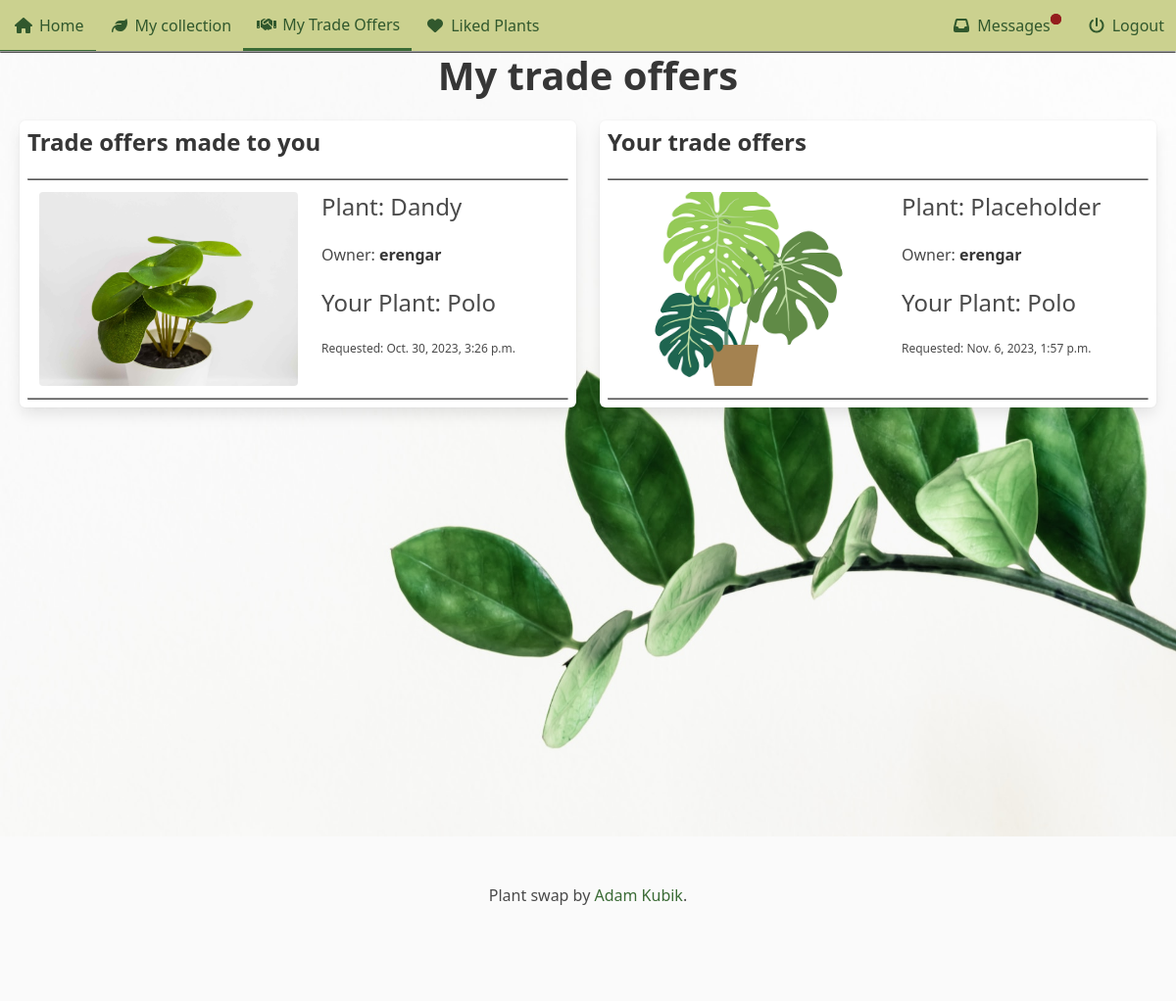
Before: /accounts/trades/ (signed in) with the older database file.
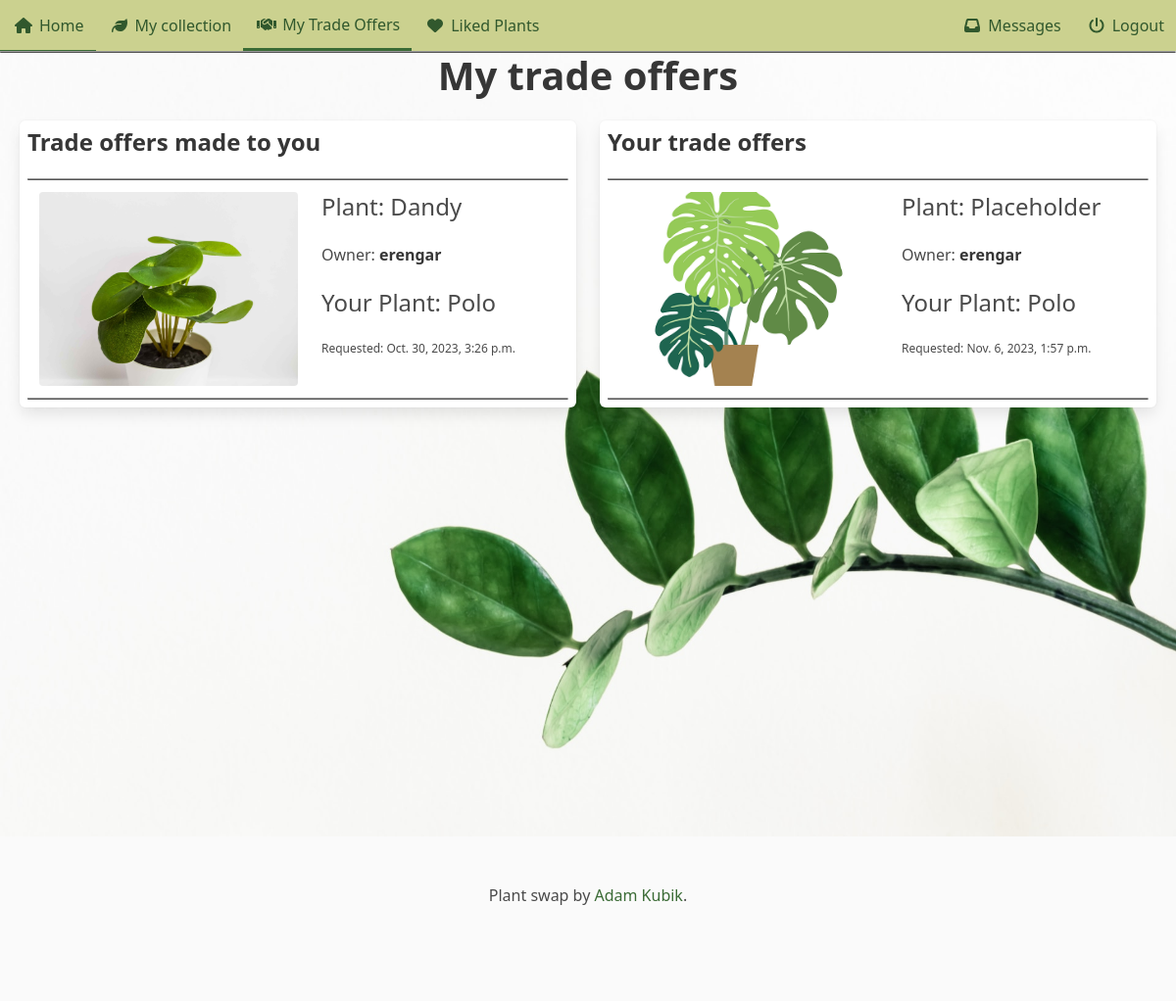
After: the same page with the newer database file.
### accounts/models.py (models this page shows, shortened)
class Message(models.Model):
    subject = models.CharField(max_length=32)
    body = models.TextField(max_length=500)
    sender = models.ForeignKey(settings.AUTH_USER_MODEL, on_delete=models.DO_NOTHING, related_name='sent_messages', null=True, blank=True)
    sender_string = models.CharField(max_length=32)
    receiver = models.ForeignKey(settings.AUTH_USER_MODEL, on_delete=models.DO_NOTHING, related_name='received_messages', null=True, blank=True)
    receiver_string = models.CharField(max_length=32)
    date_sent = models.DateTimeField(auto_now_add=True, max_length=32)
    read = models.BooleanField(default=False)
    slug_subject = models.SlugField(max_length=64, blank=True)

### plant_collection/models.py (models this page shows, shortened)
class Trade(models.Model):
    plant_offered = models.ForeignKey(
        Plant, on_delete=models.CASCADE, related_name="trades_offered"
    )
    plant_requested = models.ForeignKey(
        Plant, on_delete=models.CASCADE, related_name="trades_requested"
    )
    initiator = models.ForeignKey(
        settings.AUTH_USER_MODEL,
        on_delete=models.CASCADE,
        related_name="trades_initiated",
    )
    recipient = models.ForeignKey(
        settings.AUTH_USER_MODEL,
        on_delete=models.CASCADE,
        related_name="trades_received",
    )
    accepted = models.BooleanField(null=True, blank=True)
    offered_finalized = models.BooleanField(default=False)
    requested_finalized = models.BooleanField(default=False)
    finalized = models.BooleanField(default=False)
    created = models.DateTimeField(auto_now_add=True, null=True, blank=True)
    class Meta:
        unique_together = ["plant_offered", "plant_requested"]

class Plant(models.Model):
    nick_name = models.CharField(
        max_length=64, validators=[MinLengthValidator(3)], unique=True
    )
    created = models.DateTimeField(auto_now_add=True, null=True, blank=True)
    updated = models.DateTimeField(auto_now=True, null=True, blank=True)
    species = models.ForeignKey(
        Species, on_delete=models.SET_NULL, blank=True, null=True, related_name="plants"
    )
    owner = models.ForeignKey(
        settings.AUTH_USER_MODEL, on_delete=models.CASCADE, related_name="plants"
    )
    slug = models.SlugField(default="bugged-plant")
    for_trade = models.BooleanField(default=False)
    likes = models.ManyToManyField(User, related_name="liked")
    location = models.CharField(max_length=24, blank=True, null=True, default=None, help_text="City, State")
    content = models.TextField(blank=True, null=True, default=None)
    def __str__(self):
        return self.nick_name

class Image(models.Model):
    plant = models.ForeignKey(Plant, on_delete=models.CASCADE, related_name="picture")
    image = models.ImageField(upload_to="pics")

### accounts/views.py (the view)
# urls.py: path('trades/', views.trades_view.as_view(), name='trades'),
class trades_view(LoginRequiredMixin, generic.View):
    template_name = 'accounts/offers.html'
    def get(self, request):
        req = Trade.objects.filter(recipient=request.user, finalized=False)
        offered = Trade.objects.filter(initiator=request.user, finalized=False)
        context = {'offers':offered, 'requests':req}
        return render(request, self.template_name, context)

### accounts/templates/accounts/offers.html (shortened to what this page needs)
{% extends "base.html" %}
{% load static %}
{% block header %}
<link rel="stylesheet" href="{% static "plant_collection/css/divider.css" %}">
<link rel="stylesheet" href="{% static "plant_collection/css/trade_offers.css" %}">
{% endblock %}
{% block content %}
<h1 class='title is-size-1-widescreen is-size-2-desktop is-size-3-touch has-text-centered'>My trade offers</h1>
{% include "plant_collection/assets/trades_columns.html" %}
{% endblock content %}

### plant_collection/templates/base.html (shortened to what the changed rows need)
<!DOCTYPE html>
<html lang="en">
<head>
    {% load static %}
    <link rel="stylesheet" href="{% static "plant_collection/css/base.css" %}">
    <link rel="stylesheet" href="{% static 'plant_collection/css/hover.css' %}">
    <link rel="stylesheet" href="{% static 'plant_collection/css/divider.css' %}">
    <link rel="stylesheet" href="{% static 'plant_collection/css/coloring.css' %}">
    <link rel="stylesheet" href="{% static 'plant_collection/css/message_dot.css' %}">
    <link rel="stylesheet" href="{% static 'plant_collection/css/more_base.css' %}">
    <link rel="stylesheet" href="{% static 'plant_collection/css/object_fit.css' %}">
    {% block header %}{% endblock header %}
</head>
<body>
    <div style='position: sticky; top:0px; z-index: 2;'>
        <nav class='navbar sage-green'>
            <div class='navbar-menu sage-green' id="navMenu">
                <div class='navbar-end'>
                    {% if user.is_authenticated %}
                    <a href="{% url 'accounts:messages' %}" class='navbar-item forest-green is-tab'>
                        <span class="icon-text"><span class="icon"><img src="{% static 'plant_collection/icons/inbox.svg' %}" ></span><span>Messages</span>
                            {% for message in user.received_messages.all %}
                            {% if message.read == False %}
                            <span class='dot-container'>
                                <span class='dot'></span>
                            </span>
                            {% endif %}
                            {% endfor %}
                        </span>
                    </a>
                    {% endif %}
                </div>
            </div>
        </nav>
    </div>
    <main class='back-image' style='min-height:100vh; overflow:hidden;'>
        {% block content %}
        {% endblock %}
    </main>
</body>
</html>

### plant_collection/templates/plant_collection/assets/trades_columns.html
{% load static %}
<div class='columns mx-2'>
    <div class='column is-6'>
        <div class='box'>
            <div class='columns is-multiline'>
                <h2 class='title is-size-3-widescreen is-size-4-desktop is-size-4-touch'>Trade offers made to you</h2>
                {% for req in requests %}
                <div class="divider"></div>
                <div class='column is-12 is-narrow trade-offer'>
                    <a href="{% url 'accounts:trade' pk=req.pk %}">
                        <div class='columns is-gapless'>
                            <div class='column is-4-widescreen is-6-desktop is-6-tablet'>
                                {% if req.plant_offered.picture.all %}
                                    <div class='card-image'>
                                        {% if req.plant_offered.thumbnail %}
                                        <figure class='image is-4by3'>
                                            <img src="{{ req.plant_offered.thumbnail.image.image.url }}" alt="Picture of a plant" class='cover'>
                                        </figure>
                                        {% else %}
                                        <figure class='image is-4by3'>
                                            <img src="{{ req.plant_offered.picture.all.0.image.url }}" alt="Picture of a plant" class='cover'>
                                        </figure>
                                        {% endif %}
                                    </div>
                                {% else %}
                                    <div class='card-image'>
                                        <figure class='image is-4by3'>
                                            <img src="{% static 'plant_collection/placeholder-plant.png' %}" alt="Picture of a plant" class='cover'>
                                        </figure>
                                    </div>
                                {% endif %}
                            </div>
                            <div class='column is-8-widescreen is-6-desktop is-6-tablet'>
                                <div class='card-content'>
                                    <h2 class='subtitle is-size-4-desktop is-size-5-touch'>Plant: {{req.plant_offered.nick_name}}</h2>
                                    <h3 class='subtitle is-size-6-desktop is-size-6-touch'>Owner: <strong>{{req.plant_offered.owner}}</strong></h3>
                                    {% if 'trades' in request.path %}
                                    <h2 class='subtitle is-size-4-desktop is-size-5-touch'>Your Plant: {{req.plant_requested}}</h2>
                                    {% endif %}
                                    <h4 class='subtitle is-size-7'>Requested: {{req.plant_offered.created}}</h4>
                                </div>
                            </div>
                        </div>
                    </a>
                </div>
                {% empty %}
                <div class="divider"></div>
                <div class='column is-12 is-narrow'>
                    You have received no trade offers.
                </div>
                {% endfor %}
                <div class="divider"></div>
            </div>
        </div>
    </div>
    <div class='column is-6'>
        <div class='box'>
            <div class='columns is-multiline'>
                <h2 class='title is-size-3-widescreen is-size-4-desktop is-size-4-touch'>Your trade offers</h2>
                {% for offer in offers %}
                <div class="divider"></div>
                <div class='column is-12 is-narrow trade-offer'>
                    <a href="{% url 'accounts:trade' pk=offer.pk %}">
                        <div class='columns is-gapless'>
                            <div class='column is-4-widescreen is-6-desktop is-6-tablet'>
                                {% if offer.plant_requested.picture.all %}
                                <div class='card-image'>
                                    {% if offer.plant_requested.thumbnail %}
                                    <figure class='image is-4by3'>
                                        <img src="{{ offer.plant_requested.thumbnail.image.image.url }}" alt="Picture of a plant" class='cover'>
                                    </figure>
                                    {% else %}
                                    <figure class='image is-4by3'>
                                        <img src="{{ offer.plant_requested.picture.all.0.image.url }}" alt="Picture of a plant" class='cover'>
                                    </figure>
                                    {% endif %}
                                </div>
                                {% else %}
                                <div class='card-image'>
                                    <figure class='image is-4by3'>
                                        <img src="{% static 'plant_collection/placeholder-plant.png' %}" alt="Picture of a plant" class='cover'>
                                    </figure>
                                </div>
                                {% endif %}
                            </div>
                            <div class='column is-8-widescreen is-6-desktop is-6-tablet'>
                                <div class='card-content'>
                                    <h2 class='subtitle is-size-4-desktop is-size-5-touch'>Plant: {{offer.plant_requested.nick_name}}</h2>
                                    <h3 class='subtitle is-size-6-desktop is-size-6-touch'>Owner: <strong>{{offer.plant_requested.owner}}</strong></h3>
                                    {% if 'trades' in request.path %}
                                    <h2 class='subtitle is-size-4-desktop is-size-5-touch'>Your Plant: {{offer.plant_offered}}</h2>
                                    {% endif %}
                                    <h4 class='subtitle is-size-7'>Requested: {{offer.plant_requested.created}}</h4>
                                </div>
                            </div>
                        </div>
                    </a>
                </div>
                {% empty %}
                <div class="divider"></div>
                <div class='column is-12 is-narrow'>
                    You have not made any trade offers.
                </div>
                {% endfor %}
                <div class="divider"></div>
            </div>
        </div>
    </div>
</div>

Changed rows visible on the page:
no longer on this page (row edited): Message: read False (drawn)
